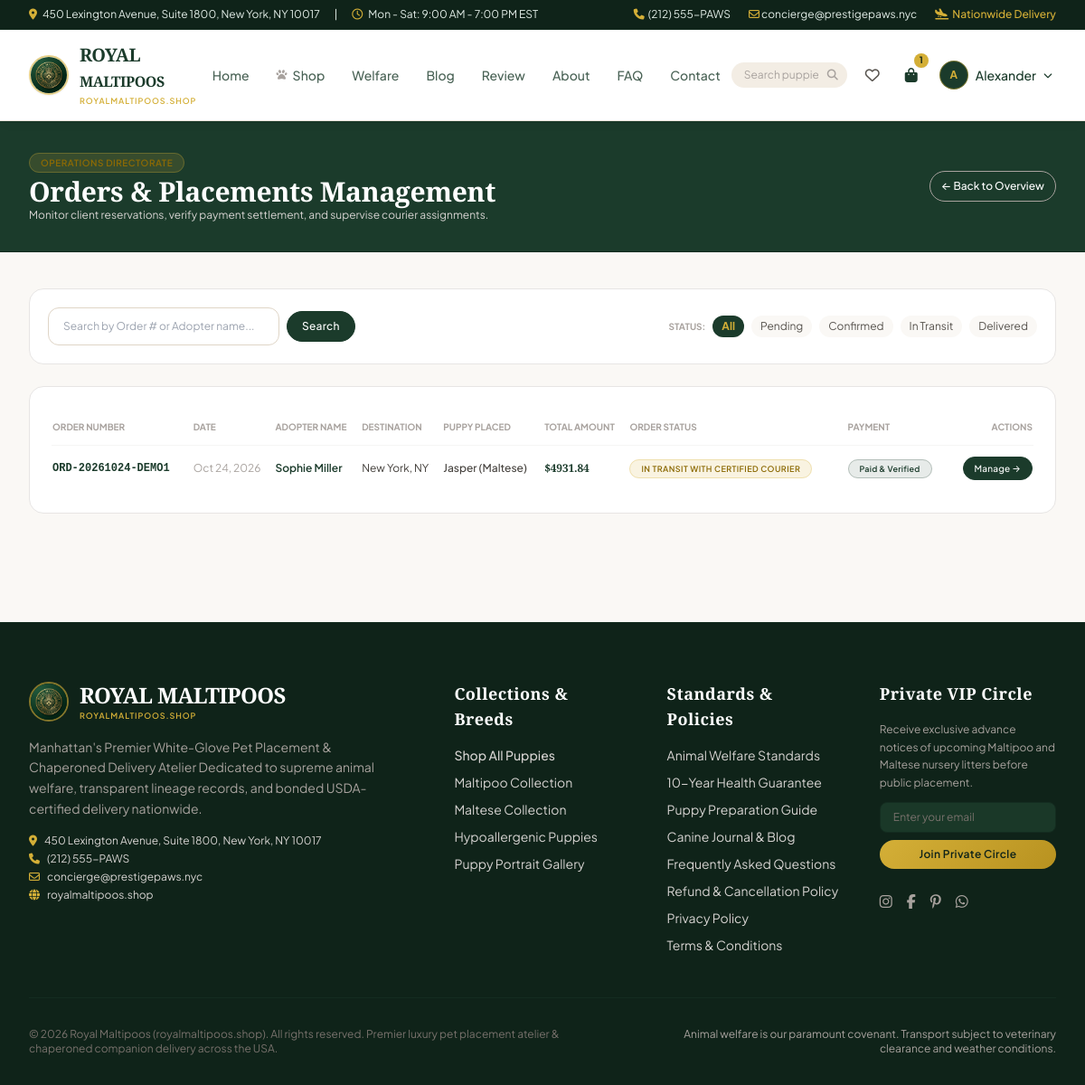
/portal/orders/ (signed in), run on an earlier commit of the app's database.
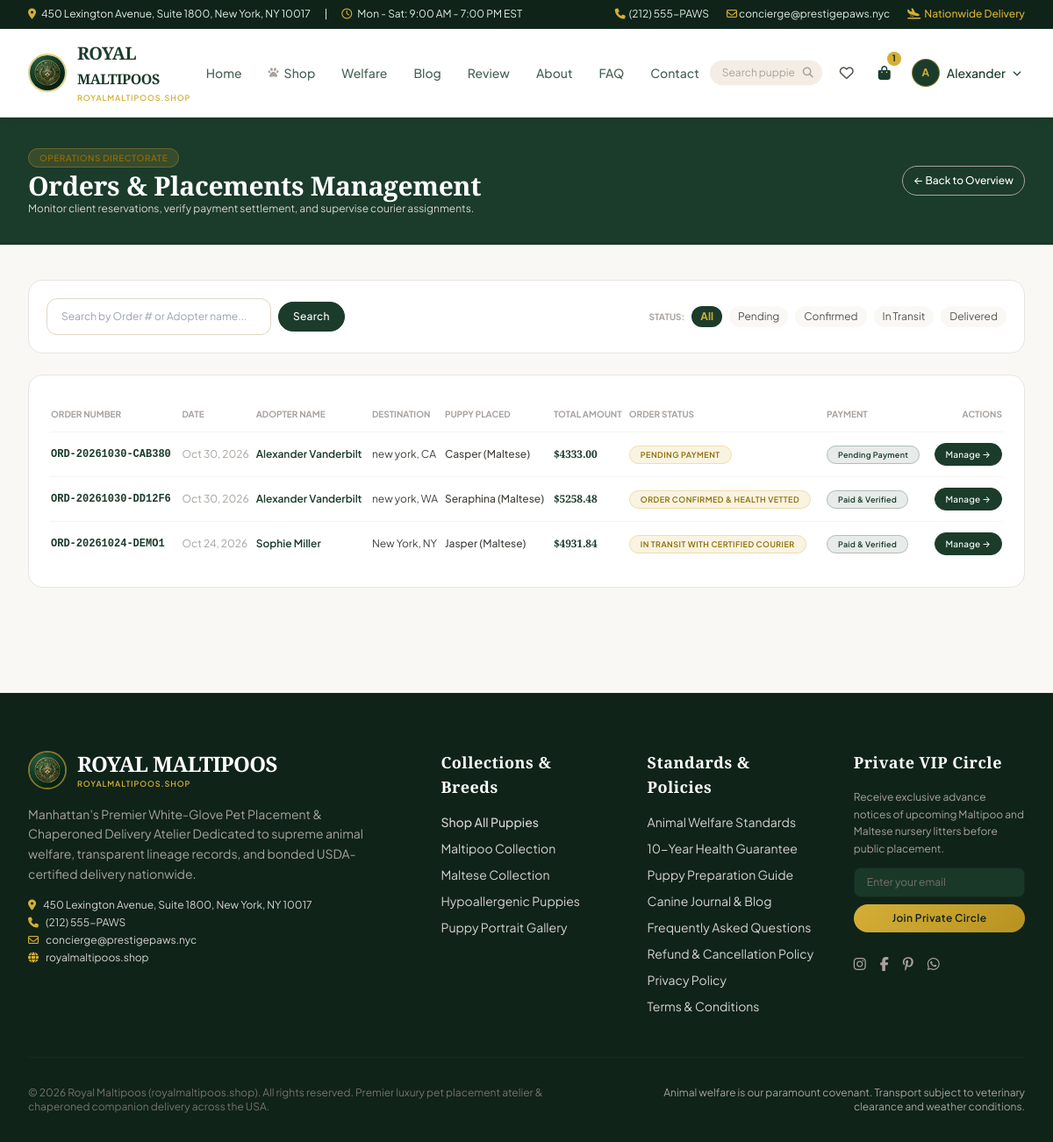
And on a later commit of the database.
### orders/models.py (models this page shows, shortened)
class Order(models.Model):
    PAYMENT_STATUS_CHOICES = (
        ('pending', 'Pending Payment'),
        ('processing', 'Payment Processing'),
        ('paid', 'Paid & Verified'),
        ('failed', 'Payment Failed'),
        ('refunded', 'Refunded'),
    )
    ORDER_STATUS_CHOICES = (
        ('pending_payment', 'Pending Payment'),
        ('payment_processing', 'Payment Processing'),
        ('confirmed', 'Order Confirmed & Health Vetted'),
        ('preparing', 'Preparing for Chaperoned Travel'),
        ('dispatched', 'Dispatched from Manhattan Atelier'),
        ('in_transit', 'In Transit with Certified Courier'),
        ('out_for_delivery', 'Out for Final Hand-Delivery'),
        ('delivered', 'Safely Hand-Delivered'),
        ('cancelled', 'Cancelled & Inventory Restored'),
        ('refunded', 'Cancelled & Fully Refunded'),
    )
    PAYMENT_METHOD_CHOICES = (
        ('paypal', 'PayPal'),
        ('chime', 'Chime'),
        ('cashapp', 'Cash App'),
        ('apple_pay', 'Apple Pay'),
    )
    order_number = models.CharField(max_length=40, unique=True, editable=False)
    customer = models.ForeignKey(settings.AUTH_USER_MODEL, on_delete=models.SET_NULL, null=True, blank=True, related_name='orders')
    customer_name = models.CharField(max_length=150)
    customer_email = models.EmailField()
    customer_phone = models.CharField(max_length=30)
    delivery_street_address = models.CharField(max_length=255)
    delivery_apartment = models.CharField(max_length=50, blank=True, default='')
    delivery_city = models.CharField(max_length=100)
    delivery_state = models.CharField(max_length=50)
    delivery_postal_code = models.CharField(max_length=20)
    delivery_country = models.CharField(max_length=50, default='United States')
    delivery_notes = models.TextField(blank=True, default='')
    preferred_delivery_date = models.DateField(null=True, blank=True)
    preferred_delivery_window = models.CharField(max_length=100, blank=True, default='Morning (9:00 AM - 1:00 PM EST)')
    subtotal = models.DecimalField(max_digits=10, decimal_places=2, default=Decimal('0.00'))
    delivery_fee = models.DecimalField(max_digits=10, decimal_places=2, default=Decimal('250.00'))
    tax_amount = models.DecimalField(max_digits=10, decimal_places=2, default=Decimal('0.00'))
    coupon = models.ForeignKey(Coupon, on_delete=models.SET_NULL, null=True, blank=True, related_name='orders')
    discount_amount = models.DecimalField(max_digits=10, decimal_places=2, default=Decimal('0.00'))
    total_amount = models.DecimalField(max_digits=10, decimal_places=2, default=Decimal('0.00'))
    payment_method = models.CharField(max_length=30, choices=PAYMENT_METHOD_CHOICES, default='paypal')
    payment_status = models.CharField(max_length=25, choices=PAYMENT_STATUS_CHOICES, default='pending')
    order_status = models.CharField(max_length=25, choices=ORDER_STATUS_CHOICES, default='pending_payment')
    payment_reference = models.CharField(max_length=150, blank=True, default='')
    stripe_session_id = models.CharField(max_length=150, blank=True, default='')
    customer_notes = models.TextField(blank=True, default='')
    admin_internal_notes = models.TextField(blank=True, default='')
    terms_accepted = models.BooleanField(default=True)
    welfare_policy_acknowledged = models.BooleanField(default=True)
    created_at = models.DateTimeField(auto_now_add=True)
    updated_at = models.DateTimeField(auto_now=True)
    class Meta:
        ordering = ['-created_at']

class OrderItem(models.Model):
    order = models.ForeignKey(Order, on_delete=models.CASCADE, related_name='items')
    pet = models.ForeignKey('catalog.Pet', on_delete=models.PROTECT, related_name='order_items')
    price = models.DecimalField(max_digits=10, decimal_places=2)
    pet_name = models.CharField(max_length=100)
    pet_breed_name = models.CharField(max_length=100)
    pet_reference_number = models.CharField(max_length=50)
    class Meta:
        unique_together = ('order', 'pet')

### admin_dashboard/views.py (the view)
# urls.py: path('orders/', views.orders_management, name='orders'),
@user_passes_test(staff_required, login_url='accounts:login')
def orders_management(request):
    orders = Order.objects.select_related('customer', 'delivery').prefetch_related('items').order_by('-created_at')
    q = request.GET.get('q')
    if q:
        orders = orders.filter(
            Q(order_number__icontains=q) |
            Q(customer_name__icontains=q) |
            Q(customer_email__icontains=q)
        )
    status = request.GET.get('status')
    if status:
        orders = orders.filter(order_status=status)
    return render(request, 'admin_dashboard/orders_list.html', {
        'orders': orders,
        'current_status': status,
        'search_query': q,
    })

### accounts/models.py (called while the page is built)
    @property
    def is_store_staff(self):
        return self.role in ('staff', 'admin') or self.is_staff or self.is_superuser

### admin_dashboard/views.py (called while the page is built)
def staff_required(user):
    return user.is_authenticated and (user.is_store_staff or user.is_superuser)

### cart/context_processors.py (called while the page is built)
def cart_context(request):
    cart = None
    item_count = 0
    try:
        if request.user.is_authenticated:
            cart = Cart.objects.filter(user=request.user).first()
        elif request.session.session_key:
            cart = Cart.objects.filter(session_key=request.session.session_key).first()
        if cart:
            item_count = cart.items.count()
    except Exception:
        pass
    return {
        'cart': cart,
        'cart_item_count': item_count,
    }

### core/models.py (called while the page is built)
    @classmethod
    def get_settings(cls):
        settings, _ = cls.objects.get_or_create(id=1)
        return settings

### templates/admin_dashboard/orders_list.html (shortened to what the changed rows need)
{% extends 'base.html' %}
{% load static %}
{% block content %}
<div class="bg-forest text-white py-8 border-b border-forest-800">
  <div class="max-w-7xl mx-auto px-4 sm:px-8">
    <div class="flex flex-col md:flex-row md:items-center justify-between gap-4">
      <div>
        <h1 class="font-serif text-3xl font-bold mt-1">Orders &amp; Placements Management</h1>
      </div>
    </div>
  </div>
</div>
<div class="max-w-7xl mx-auto px-4 sm:px-8 py-10 space-y-6">
  <div class="bg-white p-6 rounded-2xl border border-stone-200 shadow-xs">
    <div class="overflow-x-auto text-xs">
      <table class="w-full text-left">
        <thead>
          <tr class="text-stone-400 uppercase text-[10px] border-b border-stone-100">
            <th class="py-3">Order Number</th>
            <th class="py-3">Date</th>
            <th class="py-3">Adopter Name</th>
            <th class="py-3">Destination</th>
            <th class="py-3">Puppy Placed</th>
            <th class="py-3">Total Amount</th>
            <th class="py-3">Order Status</th>
            <th class="py-3">Payment</th>
            <th class="py-3 text-right">Actions</th>
          </tr>
        </thead>
        <tbody class="divide-y divide-stone-100 text-stone-700">
          {% for o in orders %}
            <tr class="hover:bg-cream">
              <td class="py-3 font-mono font-bold text-forest">{{ o.order_number }}</td>
              <td class="py-3 text-stone-400">{{ o.created_at|date:"M d, Y" }}</td>
              <td class="py-3 font-semibold text-forest">{{ o.customer_name }}</td>
              <td class="py-3">{{ o.delivery_city }}, {{ o.delivery_state }}</td>
              <td class="py-3 font-medium">{{ o.items.first.pet_name }} ({{ o.items.first.pet_breed_name }})</td>
              <td class="py-3 font-serif font-bold text-forest">${{ o.total_amount|floatformat:2 }}</td>
              <td class="py-3"><span class="badge-gold text-[9px]">{{ o.get_order_status_display }}</span></td>
              <td class="py-3"><span class="badge-forest text-[9px]">{{ o.get_payment_status_display }}</span></td>
              <td class="py-3 text-right">
                <a href="{% url 'admin_dashboard:order_detail' o.order_number %}" class="btn-primary text-[10px] py-1 px-3">
                  Manage &rarr;
                </a>
              </td>
            </tr>
          {% empty %}
            <tr>
              <td colspan="9" class="py-8 text-center text-stone-400">No matching orders found.</td>
            </tr>
          {% endfor %}
        </tbody>
      </table>
    </div>
  </div>
</div>
{% endblock %}

What changed in the data, as far as the page shows it:
added Order: order_number "ORD-20261030-CAB380", created_at "Oct 30, 2026", customer_name "Alexander Vanderbilt", delivery_city "new york", delivery_state "CA", items.first.pet_name "Casper", items.first.pet_breed_name "Maltese", total_amount "4333.00", order_status "PENDING PAYMENT", payment_status "Pending Payment"
added Order: order_number "ORD-20261030-DD12F6", created_at "Oct 30, 2026", customer_name "Alexander Vanderbilt", delivery_city "new york", delivery_state "WA", items.first.pet_name "Seraphina", items.first.pet_breed_name "Maltese", total_amount "5258.48", order_status "ORDER CONFIRMED & HEALTH VETTED", payment_status "Paid & Verified"
